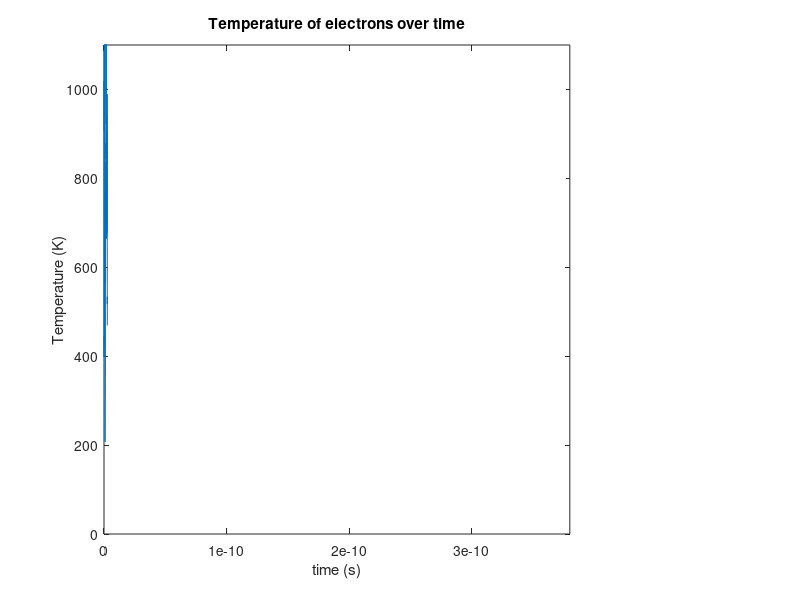
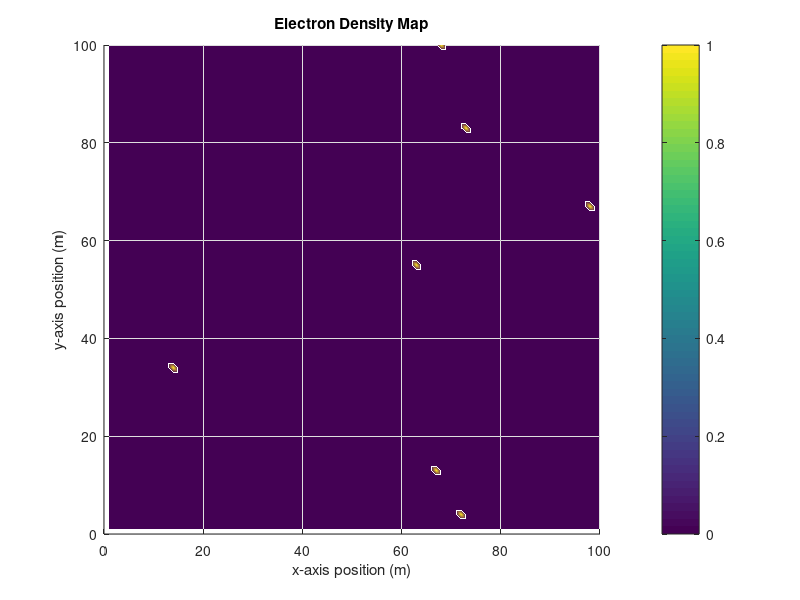
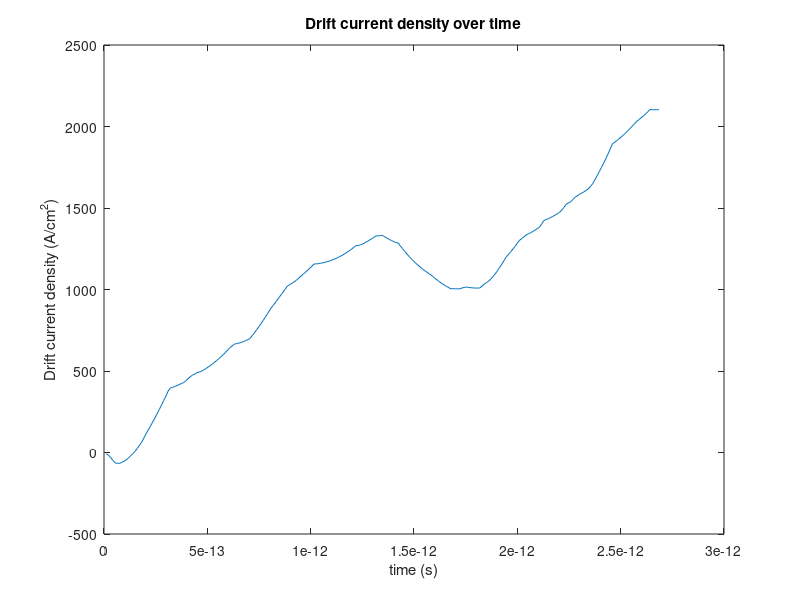
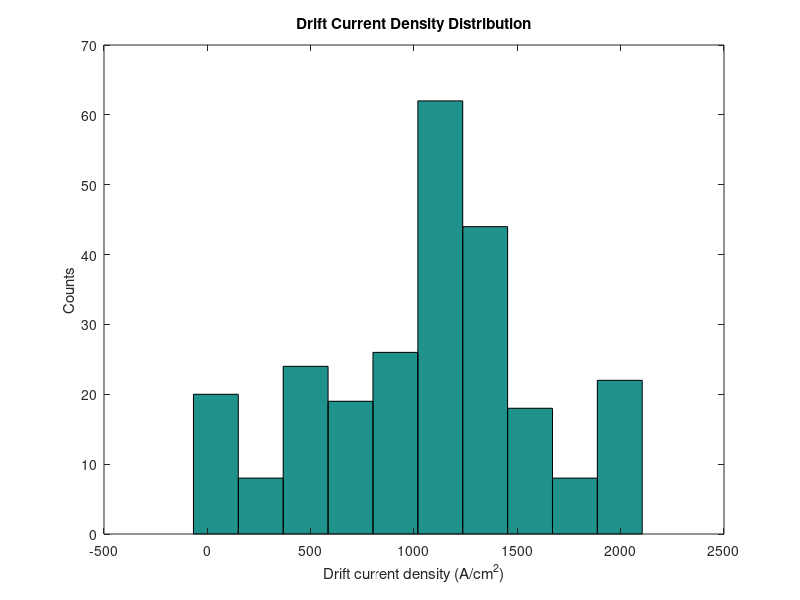

The MATLAB source for these figures, in order:
%% Assignment 3 Part 1 - Andrew Paul
% A constant voltage of 0.5 V was applied over the length of the
% semiconductor in the x direction (L) and the electric field (E) can be calculated
% by:
%
% $$E = V/L$$
%
% For a distance of 200 nm the electric field was calculated to be 0.5
% mV/nm or 500000 V/m.
%
% The force on each electron can be calculated by multiplying the charge of
% an electron (q) by the electric field in which the electron is present.
%
% $$F = Eq$$
%
% With an electron charge of 1.602 x $10^{-19}$ the force on the each
% electron was found to be 8.01 x $10^{-14}$ N.
%
% The acceleration of the electrons is calcaulted by dividing the force on
% the electrons by the effective mass of the electrons which is 0.26 x 9.11 x $10^{-31}$ kg.
%
% $$a = F/m$$
%
% The acceleration is calcualted to be 3.3817 x $10^{17}$.
%
% The formula for electron drift current density is given be the following
% formula:
%
% $$J_n = -e n V_d$$
%
% Where $J_n$ is the drift current density, $e$ is the charge of an electron,
% $n$ is the electron concentration (per $cm^2$)and $V_d$ is the average
% drift velocity.


%list of constants
m0 = 9.11e-31;
mn = 0.26*m0;
kB = 1.38e-23;
T = 300;
q = 1.602e-19;
n = 10^15; 

%region limits
xlim = 200e-9;
ylim = 100e-9;

%assignment 3 calcualtions
voltage = 0.1;
E = voltage/xlim;
F = E*q;
acc = F/mn;

%thermal velocity
vth = sqrt(2*kB*T/mn);

%initialize the number of electrons
num_electrons = 7;

%defining array for electrons (x postion, y position, angle, velocity)
electron = zeros(num_electrons, 6);

% the previous position of the electron (previous x position, previous y
% position)
electron_prev = zeros(num_electrons, 2);

%spacial step should be smaller than 1/100 of region size
time_step = xlim/vth/100;
time_total = time_step*250;
%num_step = time_total/time_step;

% used to make each electron a different colour
electron_colour = hsv(num_electrons);

% counter used to check temperature is constant
count = 0;

% scattering probability
Pscat = 1-exp(-time_step/0.2e-12);

%set an initial random postion and a fixed velocity for each electron
for i=1:num_electrons
    for j=1:6
        if(j==1)
            electron(i,j) = xlim*rand();
        elseif(j==2)
            electron(i,j) = ylim*rand();
        elseif(j==3)
            electron(i,j) = 2*pi*rand();
        elseif(j==4)
            electron(i,j) = randn()*vth;
        % set vx value
        elseif(j==5)
            electron(i,j) = electron(i,4)*cos(electron(i,3));
        % set vy value
        else
            electron(i,j) = electron(i,4)*sin(electron(i,3));
        end
    end
end

% figure(3)
% hist(electron(:,4))
% title('Velocity Distribution')

% define a temperature and time array for plotting
temperature= zeros(time_total/time_step,1);
time = zeros(time_total/time_step,1);

% counter for mean collision time
collision_count = 0;

running_time = 0;

% velocity array used to calculated mean free path
velocity = zeros(time_total/time_step,1);
avg_drift = zeros(time_total/time_step,1);
drift_current = zeros(time_total/time_step,1);
drift_vx = 0;

% update each electrons positon for each time step
for k=0:time_step:time_total
    avg_temp = 0;
    avg_velocity = 0;
    for m=1:num_electrons
        % allows electrons to pass through to the other side of the region
        %in the x-direction
        if (electron(m,1) >= xlim)
            electron(m,1) = 0;
            electron_prev(m,1) = 0;
        elseif (electron(m,1) <= 0)
            electron(m,1) = xlim;
            electron_prev(m,1) = xlim;
        end
        % electrons are reflected at the same angle if they strike the limits
        % of the region in the y-driection
        if ((electron(m,2) >= ylim) || (electron(m,2) <= 0))
            %electron(m,3) = pi - electron(m,3);
            %electron(m,4) = -electron(m,4);
            electron(m,6) = -electron(m,6);
        end
        
        % see if the particle scatters or not
        if(Pscat > rand())
            % scatters at a random angle
            electron(m,3) = 2*pi*rand();
            % new velocity for scattering - gaussian with some
            % MAXWELL-BOLTZMAN standard deviation
            vx_new = randn()*vth;
            vy_new = randn()*vth;
            v_new = sqrt(vx_new^2+vy_new^2);
            electron(m,4) = v_new;
            electron(m,5) = cos(electron(m,3))*v_new;
            electron(m,5) = sin(electron(m,3))*v_new;
            collision_count =+ 1;
        end
        
        avg_temp = avg_temp + (electron(m,4)^2)*mn/(2*kB);
        avg_velocity = avg_velocity + electron(m,4);
        
        %plot the movement of each electron
        if(k~=0)
            %UNCOMMENT TO SEE PLOT TRAJECTORY MOVIE
%             figure(1)
%             plot([electron_prev(m,1),electron(m,1)],[electron_prev(m,2),electron(m,2)],'color',electron_colour(m,:))
%             axis([0 xlim 0 ylim]);
        end
        
        drift_vx = drift_vx + electron(m,5);

    end
    
    %UNCOMMENT TO SEE PLOT TRAJECTORY MOVIE

%     title('Electron movement: random scattering')
%     xlabel('x-axis position (m)')
%     ylabel('y-axis position (m)')
%     hold on
%     pause(0.001)

   % set the previous postion of the electron to the current electron
   %postion for the next itteration
   electron_prev(:,1) = electron(:,1);
   electron_prev(:,2) = electron(:,2);
   
   % set the electron postion to an updated position
   electron(:,1) = electron(:,1) + electron(:,5).*time_step;
   electron(:,2) = electron(:,2) + electron(:,6).*time_step;
   
   electron(:,5) = electron(:,5) + acc*time_step;
   
   count = count +1;
   temperature(count,1) = avg_temp/num_electrons;
   time(count,1) = k + time_step;
   velocity(count,1) = avg_velocity;
   
   avg_drift(count,1) = drift_vx/num_electrons;
   
   drift_current(count,1) = q*n*avg_drift(count,1);

end

   figure(6)
   plot(time,drift_current)
   title('Drift current density over time')
   xlabel('time (s)')
   ylabel('Drift current density (A/cm^2)')
   
   figure(7)
   hist(drift_current')
   title('Drift Current Density Distribution')
   xlabel('Drift current density (A/cm^2)')
   ylabel('Counts')
   
% mean_collision = time_total/collision_count;
% avg_vth = 0;
% for n=1:500
%     avg_vth =+ velocity(n,1);
% end
% avg_vth = avg_vth/size(velocity,1);
% 
% MFP = avg_vth*mean_collision;
%    
% figure(2)
% plot(time,temperature)
% axis([0 time_total, 0 1100])
% title('Temperature of electrons over time')
% xlabel('time (s)')
% ylabel('Temperature (K)')

electron_grid = zeros(100,100);
temperature_grid = zeros(100,100);

% create density regions with grid vectors of final temperature and
%electron position
for x_pos=1:100
    for y_pos=1:100
        for q = 1:num_electrons
            if((electron(q,1) <= (xlim*(x_pos/100))) && (electron(q,1) > (xlim*((x_pos-1)/100))) && (electron(q,2) <= (ylim*(y_pos/100))) && (electron(q,2) > (ylim*((y_pos-1)/100))))
                electron_grid(x_pos,y_pos) =+ 1;
                temperature_grid(x_pos,y_pos) =+ (electron(q,4)^2)*mn/(2*kB);
            end
        end
    end
end


figure(2)
plot(time,temperature)
axis([0 time_total, 0 1100])
title('Temperature of electrons over time')
xlabel('time (s)')
ylabel('Temperature (K)')


figure(4)
surf(electron_grid)
colorbar
title('Electron Density Map')
xlabel('x-axis position (m)')
ylabel('y-axis position (m)')
shading interp
view(0,90)

% figure(5)
% surf(temperature_grid)
% colorbar
% title('Temperature Map')
% xlabel('x-axis position (m)')
% ylabel('y-axis position (m)')
% shading interp

%%
% 
% <<e_plot.png>>
% 


%% 
% The plot above shows the plot trajectory of 7 electrons. It is clear that
% there is a curve on the path of the electrons caused by an electric field
% applied across the region.
% 
% The plot trajectory shows that there is a curve on the path of the
% electrons due to the electric field applied across the region as
% expected. 
%
% Due to memory and timing concerns, the program was ran without the 
% plotting of the trajectories in order to proprly display the temperature 
% and dirft current density plots. 1000 electrons were used in the
% simulation and their results are shown below.
% 
%%
%
% <<d_curr_hist.PNG>>
% 
%%
%
% <<d_curr_plot.PNG>>
% 
%%
%
% <<e_density.PNG>>
%
%%
%
% <<temp_1.PNG>>
%
% 
% The plots for drift current density show that the initial current density
% is low which is expected because the initial velocity of the electrons is
% small and increases as the electic field accelerates the electrons. The
% histogram shows a relativly even distribution of the electrons which is
% due to the scattering which gives the electrons a new velocity, likely
% lower than the velocity they have been acceleratred to.
%
% The electron density map shows an relativly even distribution of
% electrons thoughout the area which is expected as there are no restricing
% spacial factors within the region.
%
% The temperature plot displays that the intial temperature of the
% electrons is lower and as they are accelerated and reach larger
% velocities, their temperature increases and somewhat saturates.



